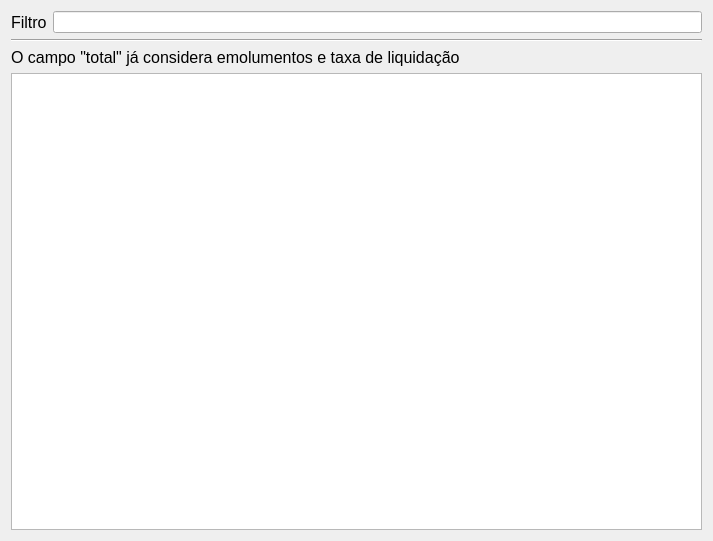
<?xml version="1.0" encoding="UTF-8"?>
<ui version="4.0">
 <class>Form</class>
 <widget class="QWidget" name="Form">
  <property name="geometry">
   <rect>
    <x>0</x>
    <y>0</y>
    <width>713</width>
    <height>541</height>
   </rect>
  </property>
  <property name="windowTitle">
   <string>Form</string>
  </property>
  <layout class="QVBoxLayout" name="verticalLayout_2">
   <item>
    <layout class="QVBoxLayout" name="verticalLayout">
     <item>
      <layout class="QHBoxLayout" name="horizontalLayout">
       <item>
        <widget class="QLabel" name="label">
         <property name="font">
          <font>
           <pointsize>12</pointsize>
          </font>
         </property>
         <property name="text">
          <string>Filtro</string>
         </property>
        </widget>
       </item>
       <item>
        <widget class="QLineEdit" name="filter_text"/>
       </item>
      </layout>
     </item>
     <item>
      <widget class="Line" name="line">
       <property name="orientation">
        <enum>Qt::Horizontal</enum>
       </property>
      </widget>
     </item>
     <item>
      <widget class="QLabel" name="label_2">
       <property name="font">
        <font>
         <pointsize>12</pointsize>
        </font>
       </property>
       <property name="text">
        <string>O campo &quot;total&quot; já considera emolumentos e taxa de liquidação</string>
       </property>
      </widget>
     </item>
     <item>
      <widget class="QTableWidget" name="order_table"/>
     </item>
    </layout>
   </item>
  </layout>
 </widget>
 <resources/>
 <connections/>
</ui>
